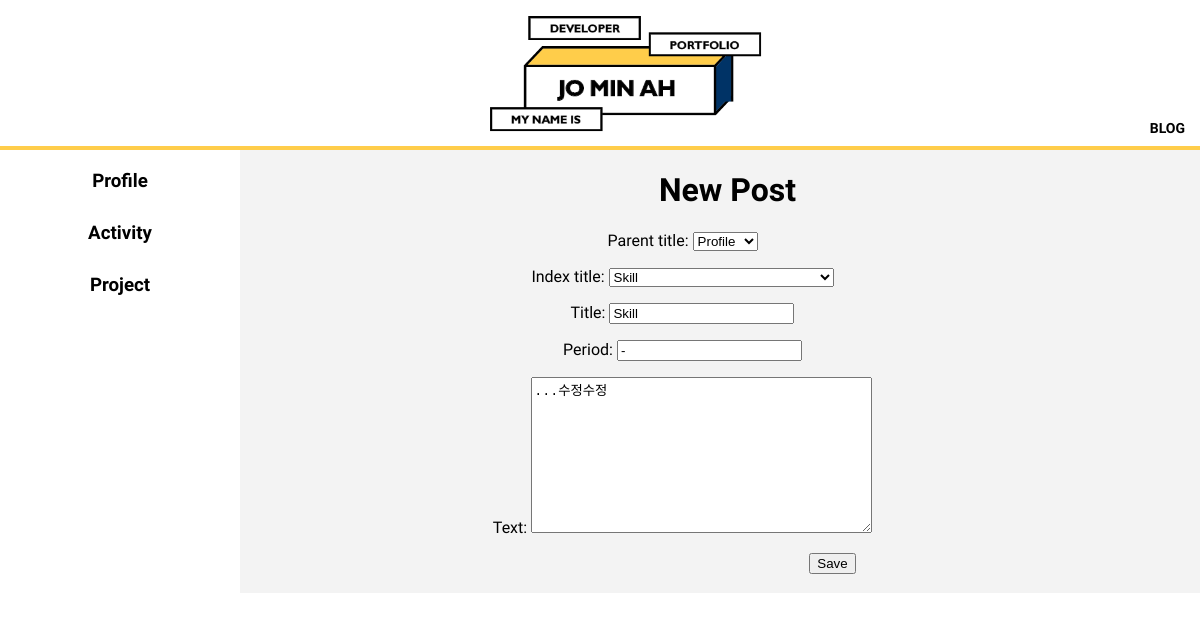
Page /post/4/edit/ on the committed database.
### blog/models.py (models this page shows, shortened)
class Post(models.Model):
    author = models.ForeignKey(settings.AUTH_USER_MODEL, on_delete=models.CASCADE)
    parent_title_choices=(('Profile','Profile'),('Activity','Activity'),('Project','Project'))
    parent_title=models.CharField(max_length=30,choices=parent_title_choices,default='Profile')
    index_title_choices=(('Profile',(('Skill','Skill'),)),('Activity',(('UCI Undergraduate Researcher','UCI Undergraduate Researcher'),('Coding HelpDesk','Coding HelpDesk'),('Heronation InternShip','Heronation InternShip'))),('Project',(('Face Recogntion','Face Recognition'),('Mu:Ping App','Mu:Ping App'),('Ang-Bob App','Ang-Bob App'),('Flex-Bison Interpreter','Flex-Bison Interpreter'),('Z-shop App','Z-shop App'),)))
    index_title=models.CharField(max_length=30,choices=index_title_choices,default='Skill')
    title = models.CharField(max_length=200)
    period=models.CharField(max_length=50)
    text = models.TextField()
    created_date = models.DateTimeField(
            default=timezone.now)
    published_date = models.DateTimeField(
            blank=True, null=True)

### blog/views.py (the view)
# urls.py: path('post/<int:pk>/edit/', views.post_edit, name='post_edit'),
def post_edit(request, pk):
    profile=Post.objects.filter(parent_title__contains="Profile",published_date__lte=timezone.now())
    activity=Post.objects.filter(parent_title__contains="Activity",published_date__lte=timezone.now())
    project=Post.objects.filter(parent_title__contains="Project",published_date__lte=timezone.now())
    post = get_object_or_404(Post, pk=pk)
    if request.method == "POST":
        form = PostForm(request.POST, instance=post)
        if form.is_valid():
            post = form.save(commit=False)
            post.author = request.user
            post.published_date = timezone.now()
            post.save()
            return redirect('post_detail', pk=post.pk)
    else:
        form = PostForm(instance=post)
    return render(request, 'blog/post_edit.html', {'form': form,'profile':profile,"activity":activity,"project":project})

### blog/forms.py
class PostForm(forms.ModelForm):
    class Meta:
        model = Post
        fields = ('parent_title','index_title','title','period','text')

### blog/template/blog/post_edit.html
{% extends 'blog/base.html' %}
{% block content %}
<div align=center>
<h1> New Post </h1>
<form style="margin-right:90px" method="POST" class="post-form"> {% csrf_token %}
  {{form.as_p}}
  <button type="submit" class="save btn btn-default" style="margin-left:300px">Save</button>
</form>
  <br>
  </div>
{% endblock %}

### blog/static/css/style.css (style rules this page uses)
body { margin: 0 }
h1 { text-align: center; }

### rows in the picture
Post: parent_title "Profile", index_title "Skill", title "Skill", period "-", text "...수정수정"
